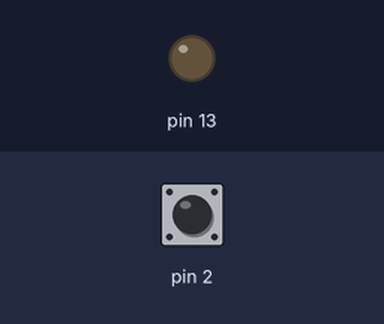
The sketch below on a simulated Arduino Uno, built with avr-gcc and run on an emulated ATmega328P. On the bench: output pins drawn as LEDs (lit = HIGH). Inputs (shaded band) come from the test bench; at power-on: pin 2 HIGH. What the sketch prints to the serial monitor is not drawn.

Above: at 1.4 s.
1.5 s: pin 2 pulled LOW for 0.15 s
At 1.58 s:
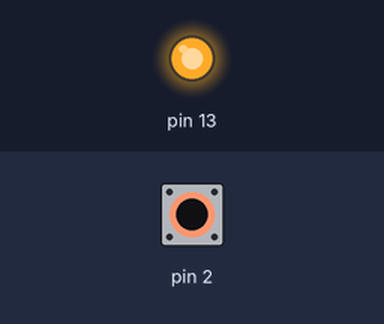
4.6 s: pin 2 pulled LOW for 3.2 s
At 9.2 s:
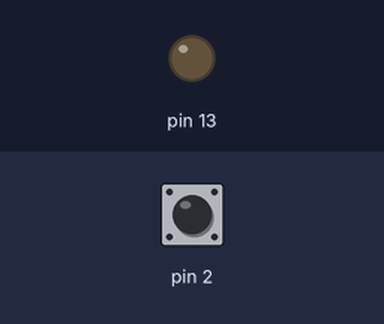
Timing chart, 0 to 10.7 s (numbered marks = the images above; inputs shaded):
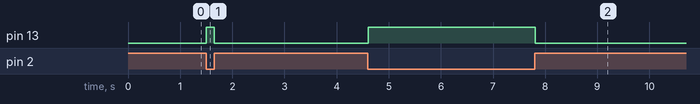

The sketch:

energomer.ino
```cpp
long uptime = 0;
long uptime15 = 0;
long i = 0;
long current_consumption = 0;
long current_consumption15 = 0;
volatile long v = 0;
volatile long v15 = 0;
volatile long total = 0;
char c;

void inc(){
  v++;
  v15++;
  total++;
}

void setup() {
  pinMode(2,INPUT_PULLUP);
  pinMode(13,OUTPUT);
  attachInterrupt(0,inc,FALLING);
  Serial.begin(9600);
  delay(100);
  Serial.println("Program started.");
  Serial.println("Type \"?\" to get all readings.");
  Serial.println(">>");
  delay(100);
}

void loop() {
  if (digitalRead(2)==1) {
    digitalWrite(13,LOW);
  }
  else {
    digitalWrite(13,HIGH);
  }
  i=millis();
  if (i - uptime >= 300000) {
    current_consumption=v*12;
    v=0;
    uptime=i;
  }
  i=millis();
  if (i - uptime15 >= 900000) {
    current_consumption15=v15*4;
    v15=0;
    uptime15=i;
  }
  if (Serial.available()){
    c=Serial.read();
    if (c=='?'){
      Serial.print("System uptime in ms:");
      Serial.print(millis());
      Serial.println("#");
      Serial.print("Average power consumption for the past 5 mins in W:");
      Serial.print(current_consumption);
      Serial.println("#");
      Serial.print("Average power consumption for the past 15 mins in W:");
      Serial.print(current_consumption15);
      Serial.println("#");
      Serial.print("Impulses since system start:");
      Serial.print(total);
      Serial.println("#");
    }
  }
  delay(10);
}
```

Measured:
- after the input at 1.5 s, pin 13: LOW → HIGH at once, → LOW 0.15 s later
- after the input at 4.6 s, pin 13: LOW → HIGH at once, → LOW 3.2 s later
